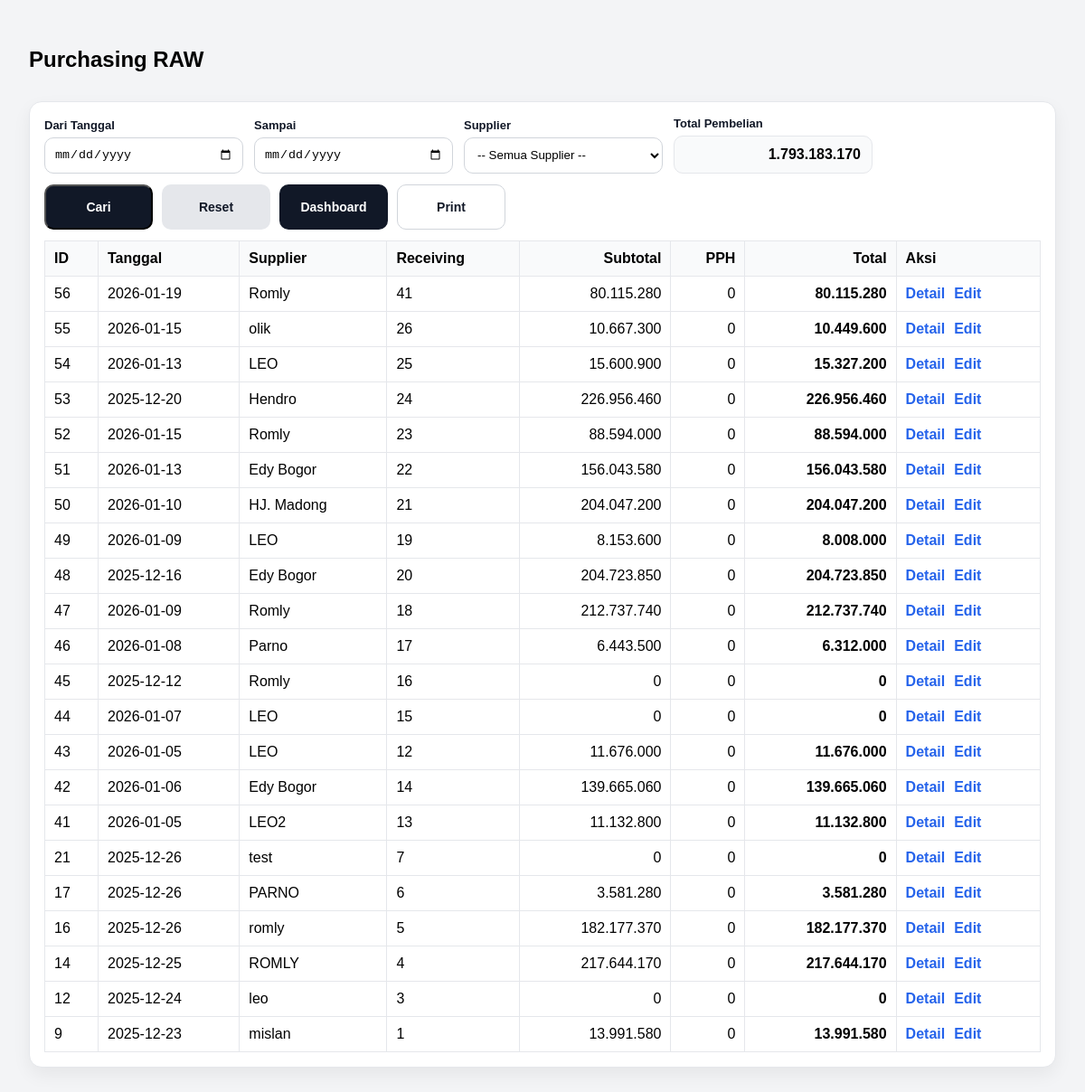
The page /invoice/list (signed in) on the database as committed earlier.
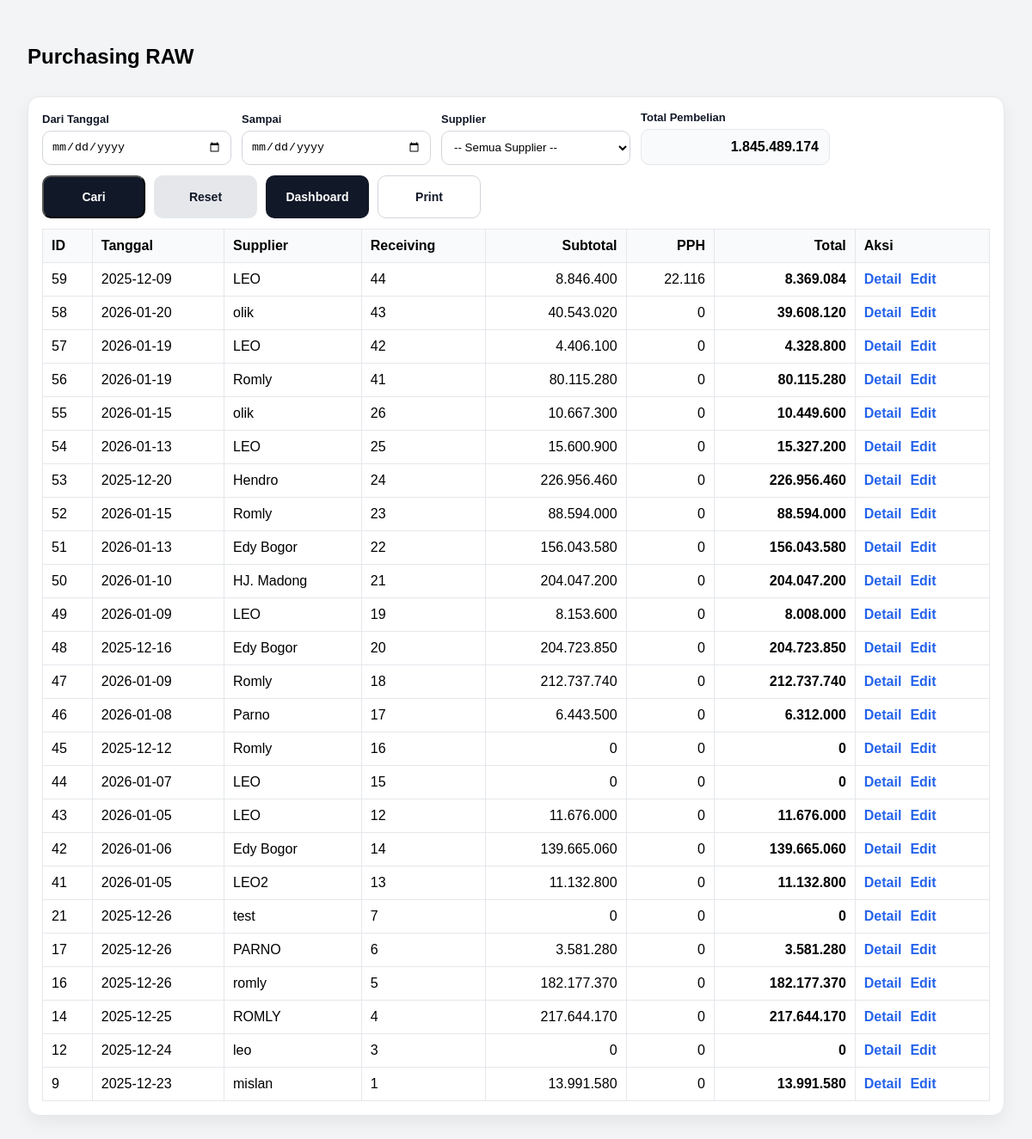
The same page on the database as committed later.
### tables this page shows
CREATE TABLE invoice_header
                (
                    id
                    INTEGER
                    PRIMARY
                    KEY
                    AUTOINCREMENT,
                    receiving_id
                    INTEGER
                    NOT
                    NULL,
                    tanggal
                    TEXT
                    NOT
                    NULL,
                    supplier
                    TEXT
                    NOT
                    NULL,
                    price_points_json
                    TEXT, -- simpan patokan 40/50/60/70 dalam JSON
                    pph_rate
                    REAL
                    DEFAULT
                    0.0025,
                    subtotal
                    REAL
                    DEFAULT
                    0,
                    pph
                    REAL
                    DEFAULT
                    0,
                    total
                    REAL
                    DEFAULT
                    0,
                    created_at
                    TEXT
                    DEFAULT (
                    datetime
                (
                    'now',
                    'localtime'
                )), status TEXT DEFAULT 'ACTIVE', due_date TEXT, payment_type TEXT DEFAULT 'TRANSFER', cash_deduct_per_kg REAL DEFAULT 0, reject_kg REAL DEFAULT 0, reject_price REAL DEFAULT 0, cash_deduct_total REAL DEFAULT 0, reject_total REAL DEFAULT 0, tempo_hari INTEGER DEFAULT 0, total_kg REAL DEFAULT 0, pph_amount REAL DEFAULT 0,
                    FOREIGN KEY
                (
                    receiving_id
                ) REFERENCES receiving_header
                (
                    id
                )
                    );

### app.py (the view)
@app.route("/invoice/list")
def invoice_list():
    if not require_login():
        return redirect(url_for("login"))
    start = (request.args.get("start") or "").strip()
    end = (request.args.get("end") or "").strip()
    supplier_q = (request.args.get("supplier") or "").strip()
    conn = get_conn()
    where = ["status!='VOID'"]
    params = []
    if start and end:
        where.append("tanggal BETWEEN ? AND ?")
        params.extend([start, end])
    elif start:
        where.append("tanggal >= ?")
        params.append(start)
    elif end:
        where.append("tanggal <= ?")
        params.append(end)
    if supplier_q:
        where.append("LOWER(TRIM(supplier)) = ?")
        params.append(supplier_q.lower())
    where_sql = "WHERE " + " AND ".join(where)
    print("INVOICE LIST SQL:", where_sql, "PARAMS:", params)
    rows = conn.execute(f"""
        SELECT id, receiving_id, tanggal, supplier, subtotal, pph, total, status, created_at
        FROM invoice_header
        {where_sql}
        ORDER BY id DESC
        LIMIT 200
    """, params).fetchall()
    total_beli_row = conn.execute(f"""
        SELECT COALESCE(SUM(COALESCE(total,0)),0) AS total_beli
        FROM invoice_header
        {where_sql}
    """, params).fetchone()
    total_beli = float(total_beli_row["total_beli"] or 0)
    conn.close()
    return render_template(
        "invoice_list.html",
        rows=[dict(r) for r in rows],
        start=start,
        end=end,
        supplier=supplier_q,
        total_beli=total_beli
    )

### app.py (called while the page is built)
def require_login() -> bool:
    return bool(session.get("user"))

### db.py (called while the page is built)
def get_conn():
    conn = sqlite3.connect(
        DB_NAME,
        timeout=10,              # tunggu 10 detik sebelum error
        isolation_level=None     # autocommit mode (lebih aman utk web)
    )
    conn.row_factory = sqlite3.Row
    conn.execute("PRAGMA foreign_keys = ON;")
    conn.execute("PRAGMA journal_mode = WAL;")  # penting!
    return conn

### templates/invoice_list.html (shortened to what this page needs)
<!doctype html>
<html lang="id">
<head>
</head>
<body>
  <div class="top">
    <h2>Purchasing RAW</h2>
  </div>
  <div class="card">
   <form method="get" action="/invoice/list" class="filter-row">
  <div class="filter-item">
    <label>Dari Tanggal</label>
    <input type="date" name="start" value="{{ start or '' }}">
  </div>
  <div class="filter-item">
    <label>Sampai</label>
    <input type="date" name="end" value="{{ end or '' }}">
  </div>
  <div class="filter-item">
    <label>Supplier</label>
    <select id="supplier" name="supplier"></select>
  </div>
  <div class="filter-item summary-inline">
    <label>Total Pembelian</label>
    <div class="summary-pill">
      {{ "{:,.0f}".format(total_beli or 0).replace(",", ".") }}
    </div>
  </div>
  <div class="filter-actions">
    <button class="btn btn-secondary" type="submit">Cari</button>
    <a class="btn btn-ghost" href="/invoice/list">Reset</a>
    <a class="btn btn-secondary" href="/dashboard">Dashboard</a>
    <a class="btn btn-outline"
       href="/invoice/list/print?start={{ start or '' }}&end={{ end or '' }}&supplier={{ supplier or '' }}">
      Print
    </a>
  </div>
</form>
    <table>
      <thead>
        <tr>
          <th>ID</th>
          <th>Tanggal</th>
          <th>Supplier</th>
          <th>Receiving</th>
          <th class="right">Subtotal</th>
          <th class="right">PPH</th>
          <th class="right">Total</th>
          <th>Aksi</th>
        </tr>
      </thead>
      <tbody>
        {% for r in rows %}
        <tr>
          <td>{{ r.id }}</td>
          <td>{{ r.tanggal }}</td>
          <td>{{ r.supplier }}</td>
          <td>{{ r.receiving_id }}</td>
          <td class="right">{{ "{:,.0f}".format(r.subtotal or 0).replace(",", ".") }}</td>
          <td class="right">{{ "{:,.0f}".format(r.pph or 0).replace(",", ".") }}</td>
          <td class="right"><b>{{ "{:,.0f}".format(r.total or 0).replace(",", ".") }}</b></td>
          <td>
            <div class="aksi">
              <a href="/invoice/{{ r.id }}">Detail</a>
              <a href="/invoice/edit/{{ r.id }}">Edit</a>
            </div>
          </td>
        </tr>
        {% endfor %}
      </tbody>
    </table>
  </div>
</body>
</html>

### templates/invoice_list.html (style rules this page uses)
body { font-family:Arial;padding:24px;background:#f3f4f6 }
.top { display:flex;justify-content:space-between;align-items:center;gap:5px }
.card { background:#fff;border:1px solid #e5e7eb;border-radius:14px;padding:16px;box-shadow:0 8px 20px rgba(0,0,0,.06);margin-top:12px }
table { width:100%;border-collapse:collapse;margin-top:12px }
th,td { border:1px solid #e5e7eb;padding:10px;text-align:left;vertical-align:top }
th { background:#f9fafb }
.right { text-align:right }
a { color:#2563eb;text-decoration:none;font-weight:700 }
.filter-row { display:flex; gap:12px; align-items:flex-end; flex-wrap:wrap; }
.filter-item { display:flex; flex-direction:column; gap:6px; }
.filter-item label { font-size:13px; font-weight:700; color:#111827; }
.filter-item input, .filter-item select { width:220px; height:40px; padding:10px; border:1px solid #d1d5db; border-radius:10px; box-sizing:border-box; background:#fff; }
.summary-inline { width:220px; }
.summary-pill { height:40px; display:flex; align-items:center; justify-content:flex-end; padding:0 12px; border:1px solid #e5e7eb; border-radius:10px; background:#f9fafb; font-weight:800; }
.filter-actions { display:flex; gap:10px; flex-wrap:wrap; }
.btn { width: 120px; height: 50px; padding: 2 !important; display: inline-flex; align-items: center; justify-content: center; box-sizing: border-box; font-size: 14px; font-weight: 700; line-height: 1; border-radius: 10px; }
.btn-secondary { background:#111827;color:#fff }
.btn-ghost { background:#e5e7eb;color:#111827 }
.btn-outline { background:#fff;color:#111827;border:1px solid #d1d5db }
.aksi { display:flex;gap:10px;align-items:center; }

Rows that differ between the two databases and show on the page:
added invoice_header: id "59", tanggal "2025-12-09", supplier "LEO", receiving_id "44", subtotal "8.846.400", pph "22.116", total "8.369.084"
added invoice_header: id "58", tanggal "2026-01-20", supplier "olik", receiving_id "43", subtotal "40.543.020", pph "0", total "39.608.120"
added invoice_header: id "57", tanggal "2026-01-19", supplier "LEO", receiving_id "42", subtotal "4.406.100", pph "0", total "4.328.800"
Other text that changed with them:
{{ "{:,.0f}".format(total_beli or 0).replace(",", ".") }}: "1.793.183.170" → "1.845.489.174"
